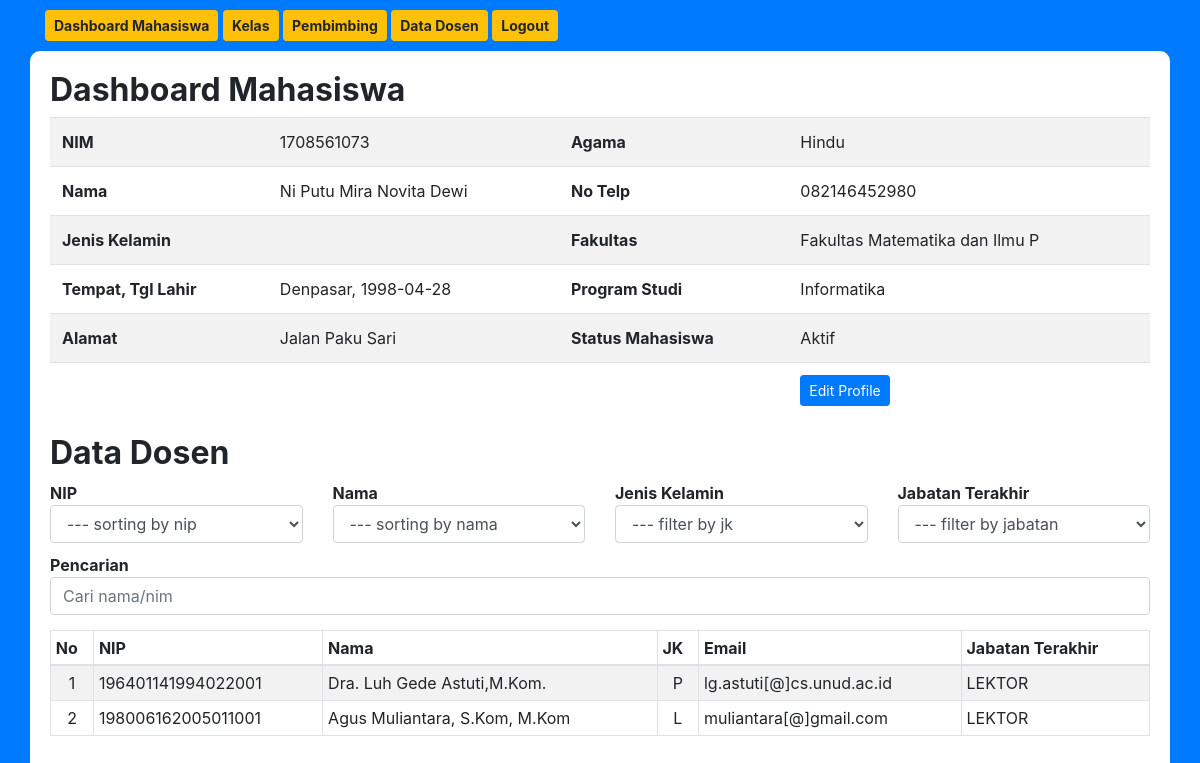
The app's page /mhsViewDosen.php (signed in) with its own data.
### tables this page shows
CREATE TABLE `mahasiswa` (
  `nim` varchar(10) NOT NULL,
  `nama` varchar(50) DEFAULT NULL,
  `jk` enum('P','L') DEFAULT NULL,
  `tmp_lahir` varchar(30) DEFAULT NULL,
  `tgl_lahir` date DEFAULT NULL,
  `alamat` varchar(100) DEFAULT NULL,
  `agama` varchar(10) DEFAULT NULL,
  `no_telp` varchar(15) DEFAULT NULL,
  `fakultas` varchar(30) DEFAULT NULL,
  `prodi` varchar(30) DEFAULT NULL,
  `status_mhs` varchar(20) DEFAULT NULL
);

CREATE TABLE `dosen` (
  `nip` varchar(30) NOT NULL,
  `nama` varchar(50) DEFAULT NULL,
  `email` varchar(30) DEFAULT NULL,
  `jk` enum('P','L') DEFAULT NULL,
  `jabatan` varchar(20) DEFAULT NULL,
  `no_telp` varchar(20) DEFAULT NULL,
  `alamat` varchar(100) DEFAULT NULL,
  `agama` varchar(10) DEFAULT NULL,
  `tmp_lahir` varchar(30) DEFAULT NULL,
  `tgl_lahir` date DEFAULT NULL,
  `status_dosen` varchar(30) DEFAULT NULL
);

### mhsViewDosen.php (the view, shortened to what this page needs)
<?php
$id     = $_SESSION['idUser'];
?>
<!doctype html>
<html lang="en">
  <head>
    <link rel="stylesheet" type="text/css" href="css/bootstrap.min.css">
    <link rel="stylesheet" type="text/css" href="css/style.css">
  </head>
  <body>
  <div class="container" style="margin-top:10px;">
        <a href="mhsDashboard.php"><button class="btn btn-warning btn-sm"><b>Dashboard Mahasiswa</b></button></a>
        <a href="mhsKelas.php"><button class="btn btn-warning btn-sm"><b>Kelas</b></button></a>
        <a href="mhsPembimbing.php"><button class="btn btn-warning btn-sm"><b>Pembimbing</b></button></a>
        <a href="mhsViewDosen.php"><button class="btn btn-warning btn-sm"><b>Data Dosen</b></button></a>
        <a href="logout.php"><button class="btn btn-warning btn-sm"><b>Logout</b></button></a>
    </div>
    <div class="container" style="background: #fff; padding: 20px; border-radius: 10px; margin-top: 10px;">
        <h2><b>Dashboard Mahasiswa</b></h2>
        <?php
            include 'connect.php';
            $getData    = mysqli_query($conn, "SELECT nim, nama, jk, tmp_lahir, tgl_lahir, alamat, agama, no_telp, fakultas, prodi, status_mhs FROM mahasiswa WHERE nim='$id'");
            $data       = mysqli_fetch_array($getData);
            $nim        = $data['nim'];
            $nama       = $data['nama'];
            $jk         = $data['jk'];
            $tmp_lahir  = $data['tmp_lahir'];
            $tgl_lahir  = $data['tgl_lahir'];
            $alamat     = $data['alamat'];
            $agama      = $data['agama'];
            $no_telp    = $data['no_telp'];
            $fakultas   = $data['fakultas'];
            $prodi      = $data['prodi'];
            $status_mhs = $data['status_mhs'];
        ?>
        <table class="table table-striped">
            <tr>
                <th>NIM</th>
                <td><?php echo $nim; ?></td>
                <th>Agama</th>
                <td><?php echo $agama; ?></td>
            </tr>
            <tr>
                <th>Nama</th>
                <td><?php echo $nama; ?></td>
                <th>No Telp</th>
                <td><?php echo $no_telp; ?></td>
            </tr>
            <tr>
                <th>Jenis Kelamin</th>
                <td><?php echo $jk; ?></td>
                <th>Fakultas</th>
                <td><?php echo $fakultas; ?></td>
            </tr>
            <tr>
                <th>Tempat, Tgl Lahir</th>
                <td><?php echo $tmp_lahir.", ".$tgl_lahir; ?></td>
                <th>Program Studi</th>
                <td><?php echo $prodi; ?></td>
            </tr>
            <tr>
                <th>Alamat</th>
                <td><?php echo $alamat; ?></td>
                <th>Status Mahasiswa</th>
                <td><?php echo $status_mhs; ?></td>
            </tr>
            <tr>
                <th></th>
                <td></td>
                <th></th>
                <td><a href="mhsEditProfile.php"><button class="btn btn-primary btn-sm">Edit Profile</button></a></td>
            </tr>
        </table>
        <h2 style="margin-top:10px;"><b>Data Dosen</b></h2>
        <div class="row">
            <div class="col-lg-3 col-md-3">
            <b>NIP</b>
                        <select id="nip" class="form-control">
                            <option value="asc">--- sorting by nip</option>
                        </select>
            </div>
            <div class="col-lg-3 col-md-3">
            <b>Nama</b>
                <select id="nama" class="form-control">
                    <option value="asc">--- sorting by nama</option>
                </select>
            </div>
            <div class="col-lg-3 col-md-3">
            <b>Jenis Kelamin</b>
                <select id="jk" class="form-control">
                    <option value="all">--- filter by jk</option>
                </select>
            </div>
            <div class="col-lg-3 col-md-3">
            <b>Jabatan Terakhir</b>
                        <select id="jabatan" class="form-control">
                            <option value="all">--- filter by jabatan</option>
                        </select>
            </div>
        </div>
        <div class="row" style="margin-top:10px;">
            <div class="col-lg-12 col-md-12">
                <b>Pencarian</b>
                <input type="text" class="form-control" id="cari" placeholder="Cari nama/nim">
            </div>
        </div>
        <table class="table table-striped table-sm table-bordered" style="margin-top:15px;">
                <thead>
                <tr>
                    <th>No</th>
                    <th>NIP</th>
                    <th>Nama</th>
                    <th>JK</th>
                    <th>Email</th>
                    <th>Jabatan Terakhir</th>
                </tr>
                </thead>
                <tbody id="tabel">
                <?php
                    include "connect.php";
                    $query_mysqli = mysqli_query($conn, "SELECT * FROM dosen")or die(mysql_error());
                    $nomor = 1;
                    while($data = mysqli_fetch_array($query_mysqli)){
                ?>
                <tr>
                    <td align="center"><?php echo $nomor++; ?></td>
                    <td><?php echo $data['nip']; ?></td>
                    <td><?php echo $data['nama']; ?></td>
                    <td align="center"><?php echo $data['jk']; ?></td>
                    <td><?php echo $data['email']; ?></td>
                    <td><?php echo $data['jabatan']; ?></td>
                </tr>
                <?php } ?>
                </tbody>
            </table>
    </div>
  </body>
</html>

### css/style.css (style rules this page uses)
body { background-color: #007bff; }
a { text-decoration: none; }

### records on screen
mahasiswa: nim "1708561073", agama "Hindu", nama "Ni Putu Mira Novita Dewi", no_telp "082146452980", fakultas "Fakultas Matematika dan Ilmu P", tmp_lahir "Denpasar", tgl_lahir "1998-04-28", prodi "Informatika", alamat "Jalan Paku Sari", status_mhs "Aktif"
dosen: nip "196401141994022001", nama "Dra. Luh Gede Astuti,M.Kom.", jk "P", email "lg.astuti[@]cs.unud.ac.id", jabatan "LEKTOR"
dosen: nip "198006162005011001", nama "Agus Muliantara, S.Kom, M.Kom", jk "L", email "muliantara[@]gmail.com", jabatan "LEKTOR"
